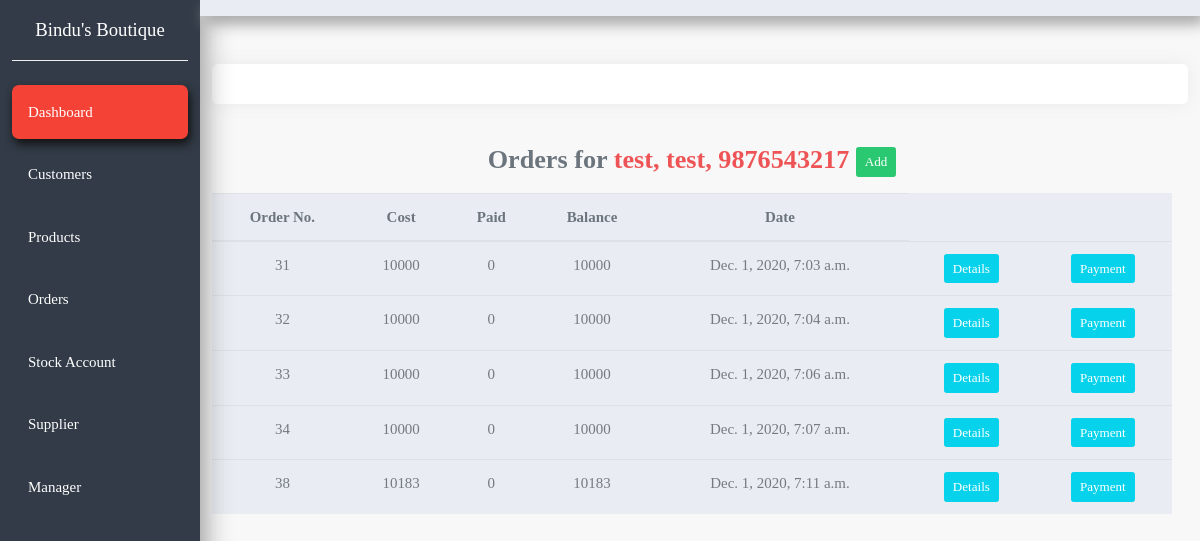
The page /customer/8/ on the database as committed earlier.
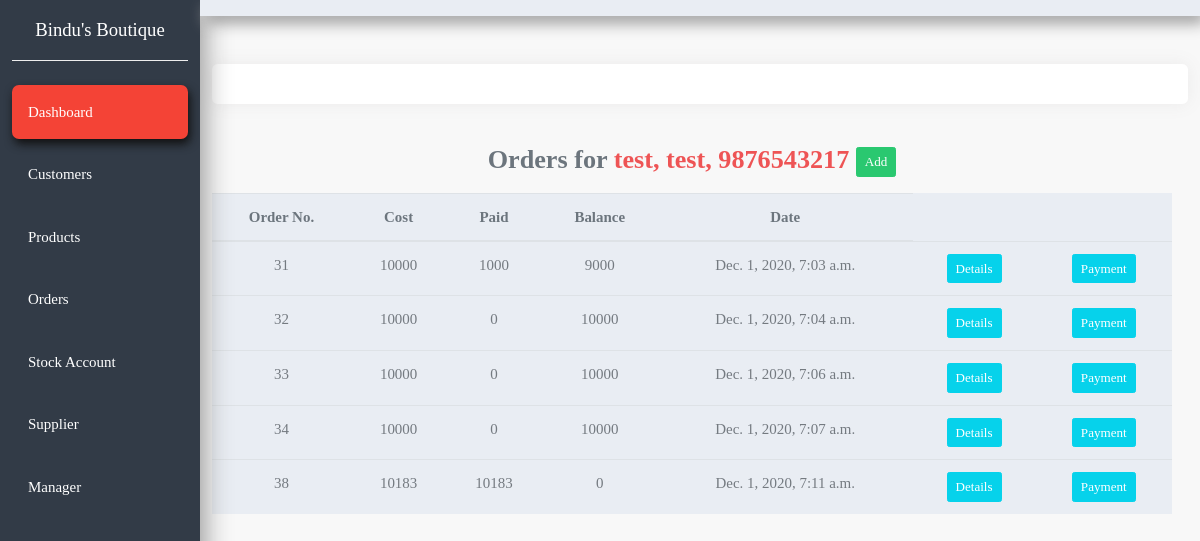
The same page on the database as committed later.
### crm/models.py (models this page shows, shortened)
class Order(models.Model):
    customer = models.ForeignKey(Customer, null= True, on_delete= models.SET_NULL)
    cost = models.IntegerField(null=True, blank=True,default=0)
    paid = models.IntegerField(null=True, blank=True,default=0)
    balance = models.IntegerField(null=True, blank=True,default=0)
    date_created = models.DateTimeField(auto_now_add=True, null=True)

### crm/views.py (the view)
# urls.py: path('customer/<str:pk>/',views.customer_detail, name="customer_detail"),
def customer_detail(request,pk):
    customer = Customer.objects.get(id=pk)
    orders = customer.order_set.all()
    order_count = orders.count()
    myFilter = CustomerFilter(request.GET, queryset=orders)
    orders = myFilter.qs
    context = {'customer': customer, 'orders':orders,'order_count':order_count, 'myFilter': myFilter}
    return render(request, 'crm/customer_detail.html', context)

### crm/templates/crm/customer_detail.html
{% extends 'crm/base.html'%}
{% block content %}
<section>
    <div class="container-fluid">
      <div class="row mb-5">
        <div class="col-xl-10 col-lg-9 col-md-8 ml-auto mt-5">
          <div class="card card-body">
          </div>
          <div class="row align-items-center">
            <div class="col mt-3 mr-3">
              <h3 class="text-muted text-center mb-3">Orders for<span class="text-danger"> {{customer.name}},  {{customer.address}}, {{customer.phone}} </span><a href="javascript:getOrderDetails(0,{{customer.id}});" class="btn btn-success btn-sm"> Add</a></h3>
              <table class="table center table-striped bg-light text-center">
                <thead>
                  <tr class="text-muted">
                    <th>Order No.</th>
                    <th>Cost</th>
                    <th>Paid</th>
                    <th>Balance</th>
                    <th>Date</th>
                  </tr>
                </thead>
                <tbody>
                  {%  for order in orders %}
                    <tr>
                      <td>{{order.id}}</td>
                      <td>{{order.cost}}</td>
                      <td>{{order.paid}}</td>
                      <td>{{order.balance}}</td>
                      <td>{{order.date_created}}</td>
                      <td><a class="btn btn-sm btn-info" href="javascript:getOrderDetails({{order.id}});" >Details</a></td>
                      <td><a class="btn btn-sm btn-info" href="javascript:getPaymentDetails({{order.id}},{{order.balance}});" >Payment</a></td>
                    </tr>
                  {% endfor %}
                </tbody>
              </table>
            </div>
          </div>
        </div>
      </div>
    </div>
</section>
{% endblock %}

Rows that differ between the two databases and show on the page:
changed Order "Dec. 1, 2020, 7:03 a.m.": paid "0" → "1000"; balance "10000" → "9000"
changed Order "Dec. 1, 2020, 7:11 a.m.": paid "0" → "10183"; balance "10183" → "0"
